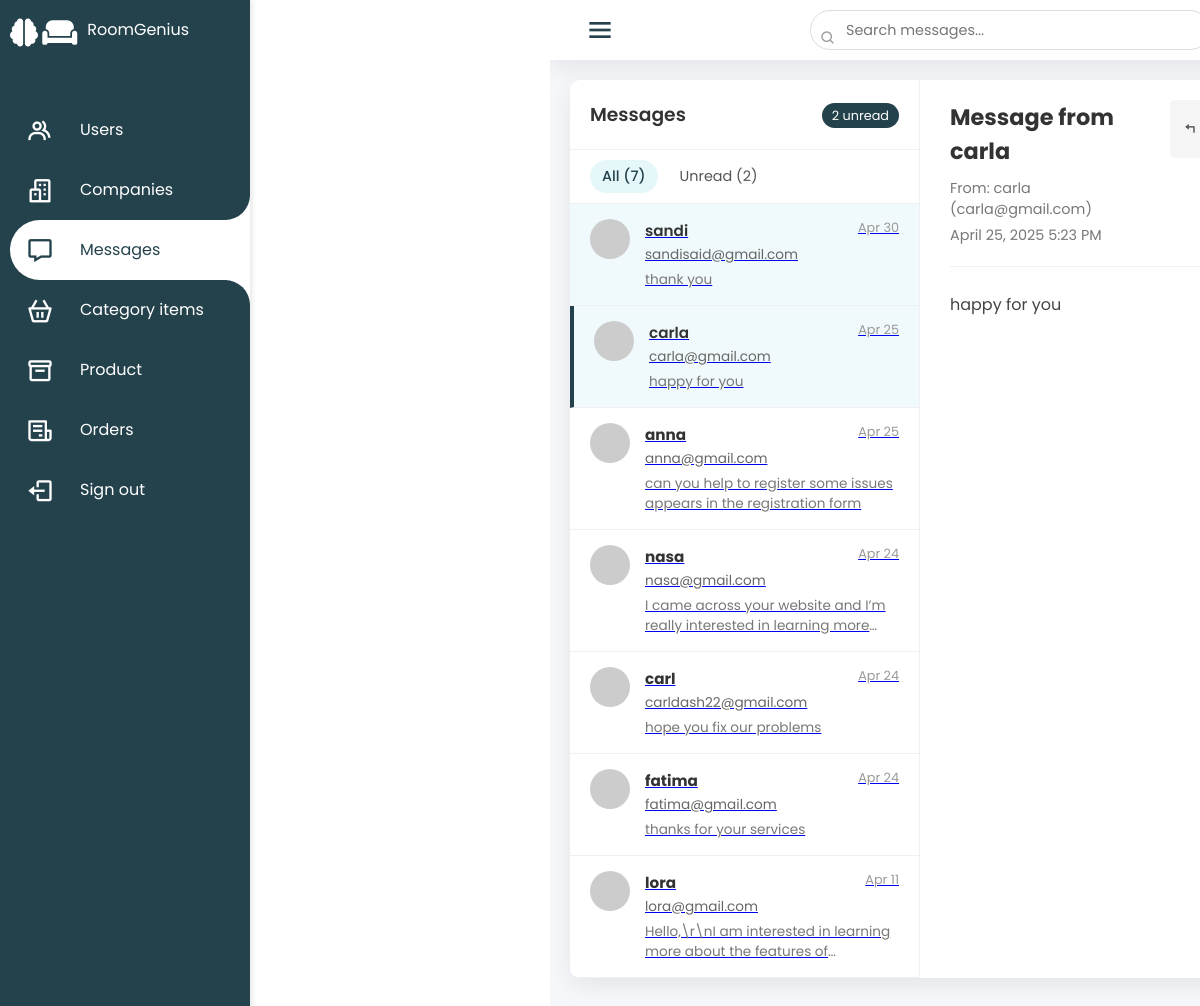
/message.php?view=8, run on the app's committed database.
### tables this page shows
CREATE TABLE `messages` (
  `id` int(11) NOT NULL,
  `name` varchar(255) NOT NULL,
  `email` varchar(255) NOT NULL,
  `message` text NOT NULL,
  `created_at` timestamp NOT NULL DEFAULT current_timestamp(),
  `is_read` tinyint(1) DEFAULT NULL
);

### message.php (the view, shortened to what this page needs)
<?php
$conn = new mysqli("localhost", "root", "", "roomgenius_db");
$filter = isset($_GET['filter']) ? $_GET['filter'] : '';
if ($filter === 'unread') {
    $sql = "SELECT * FROM messages WHERE is_read = 0 ORDER BY created_at DESC";
} else {
    $sql = "SELECT * FROM messages ORDER BY created_at DESC";
}
$result = $conn->query($sql);
$selectedMessage = null;
if (isset($_GET['view'])) {
    $viewId = (int)$_GET['view'];
    $viewSql = "SELECT * FROM messages WHERE id = ?";
    $stmt = $conn->prepare($viewSql);
    $stmt->bind_param("i", $viewId);
    $stmt->execute();
    $selectedResult = $stmt->get_result();
    if ($selectedResult->num_rows > 0) {
        $selectedMessage = $selectedResult->fetch_assoc();
    }
}
$unreadSql = "SELECT COUNT(*) as unread_count FROM messages WHERE is_read = 0";
$unreadResult = $conn->query($unreadSql);
$unreadCount = $unreadResult->fetch_assoc()['unread_count'];
$totalSql = "SELECT COUNT(*) as total_count FROM messages";
$totalResult = $conn->query($totalSql);
$totalCount = $totalResult->fetch_assoc()['total_count'];
?>
<!DOCTYPE html>
<html lang="en">
<head>
    <link href='https://unpkg.com/boxicons@2.1.4/css/boxicons.min.css' rel='stylesheet'>
    <link rel="stylesheet" href="https://cdnjs.cloudflare.com/ajax/libs/font-awesome/6.5.1/css/all.min.css">
    <link rel="stylesheet" href="https://cdn.jsdelivr.net/npm/remixicon/fonts/remixicon.css">
    <link rel="stylesheet" href="admin.css">
    <link rel="stylesheet" href="message.css">
</head>
<body>
    <div class="container">
        <div class="navigation">
            <ul>
                <li><a href="admin.php"><span class="icon"><i class="fas fa-brain"></i> <i class="fas fa-couch"></i></span><span class="title">RoomGenius</span></a></li>
                <li><a href="users.php"><span class="icon"><i class='bx bx-group'></i></span><span class="title">Users</span></a></li>
                <li><a href="companies.php"><span class="icon"><i class='bx bx-buildings'></i></span><span class="title">Companies</span></a></li>
                <li class="active"><a href="message.php"><span class="icon"><i class='bx bx-message'></i></span><span class="title">Messages</span></a></li>
                <li><a href="category_item.php"><span class="icon"><i class='bx bx-basket'></i></span><span class="title">Category items</span></a></li>
                <li><a href="product.php"><span class="icon"><i class='bx bx-box'></i></span><span class="title">Product</span></a></li>
                <li><a href="orders.php"><span class="icon"><i class='bx bx-receipt'></i></span><span class="title">Orders</span></a></li>
                <li><a href=""><span class="icon"><i class='bx bx-log-out'></i></span><span class="title">Sign out</span></a></li>
            </ul>
        </div>
        <div class="main">
            <div class="topbar">
                <div class="toggle"><i class='bx bx-menu'></i></div>
                <div class="search">
                    <label>
                        <input type="text" placeholder="Search messages..." id="search-input">
                        <i class='bx bx-search'></i>
                    </label>
                </div>
            </div>
            <div class="message-container">
                <div class="message-sidebar">
                    <div class="message-header">
                        <h3>Messages</h3>
                        <div class="message-stats">
                            <span class="unread-badge"><?php echo $unreadCount; ?> unread</span>
                        </div>
                    </div>
                    <div class="message-filters">
                        <a href="message.php" class="filter-btn <?php echo !isset($_GET['filter']) ? 'active' : ''; ?>">All (<?php echo $totalCount; ?>)</a>
                        <a href="message.php?filter=unread" class="filter-btn <?php echo isset($_GET['filter']) && $_GET['filter'] == 'unread' ? 'active' : ''; ?>">Unread (<?php echo $unreadCount; ?>)</a>
                    </div>
                    <div class="message-list">
                        <?php
                        if ($result->num_rows > 0) {
                            while($row = $result->fetch_assoc()) {
                                $activeClass = isset($_GET['view']) && $_GET['view'] == $row['id'] ? 'active' : '';
                                $unreadClass = $row['is_read'] == 0 ? 'unread' : '';
                                $messageDate = date('M d', strtotime($row['created_at']));
                                $messagePreview = substr($row['message'], 0, 100) . (strlen($row['message']) > 100 ? '...' : '');
                        ?>
                        <a href="message.php?view=<?php echo $row['id']; ?><?php echo $filter ? '&filter='.$filter : ''; ?>" class="message-item <?php echo $activeClass; ?> <?php echo $unreadClass; ?>" data-id="<?php echo $row['id']; ?>">
                            <div class="message-avatar">
                                <img src="https://via.placeholder.com/40" alt="User">
                            </div>
                            <div class="message-preview">
                                <div class="message-info">
                                    <h4><?php echo htmlspecialchars($row['name']); ?></h4>
                                    <span class="message-time"><?php echo $messageDate; ?></span>
                                </div>
                                <p class="message-subject"><?php echo htmlspecialchars($row['email']); ?></p>
                                <p class="message-excerpt"><?php echo htmlspecialchars($messagePreview); ?></p>
                            </div>
                        </a>
                        <?php
                            }
                        } else {
                            echo '<div class="no-messages">No messages found</div>';
                        }
                        ?>
                    </div>
                </div>
                <div class="message-content">
                    <?php if ($selectedMessage): ?>
                    <div class="message-view">
                        <div class="message-header-detail">
                            <div class="message-title">
                                <h2>Message from <?php echo htmlspecialchars($selectedMessage['name']); ?></h2>
                                <div class="message-meta">
                                    <span class="from">From: <?php echo htmlspecialchars($selectedMessage['name']); ?> (<?php echo htmlspecialchars($selectedMessage['email']); ?>)</span>
                                    <span class="date"><?php echo date('F j, Y g:i A', strtotime($selectedMessage['created_at'])); ?></span>
                                </div>
                            </div>
                            <div class="message-actions">
                                <a href="mailto:<?php echo htmlspecialchars($selectedMessage['email']); ?>" class="action-btn"><i class='bx bx-reply'></i> Reply by Email</a>
                            </div>
                        </div>
                        <div class="message-body">
                            <?php echo nl2br(htmlspecialchars($selectedMessage['message'])); ?>
                        </div>
                    </div>
                    <?php endif; ?>
                </div>
            </div>
        </div>
    </div>
</body>
</html>

### admin.css (style rules this page uses)
* { margin: 0; padding: 0; box-sizing: border-box; font-family: 'Poppins', sans-serif; }
body { min-height: 100vh; overflow-x: hidden; }
.container { position: relative; width: 100%; display: flex; min-height: 100vh; padding: 0; margin: 0; overflow-x: hidden; }
.navigation { position:fixed; width: 300px; height: 100%; background:#24424c; border-left: 10px solid #24424c; transition: 0.5s; overflow-y: auto; z-index: 1000; flex-shrink: 0; }
.navigation { position: fixed; width: 250px; height: 100vh; background: #24424c; transition: all 0.3s ease; overflow-x: hidden; z-index: 1000; box-shadow: 2px 0 5px rgba(0,0,0,0.1); left: 0; }
.navigation ul li a .title { opacity: 1; transition: opacity 0.3s ease; white-space: nowrap; }
.main { position: relative; width: 100%; min-height: 100vh; background: #f5f5f5; transition: all 0.3s ease; padding: 0 !important; margin-left: 250px; overflow-x: hidden; flex-grow: 1; }
.topbar { display: flex; justify-content: space-between; align-items: center; margin-bottom: 20px; padding: 0 20px; width: 100%; box-sizing: border-box; }
.toggle { position: relative; width: 60px; height: 60px; display: flex; justify-content: center; align-items: center; font-size: 2.5em; cursor: pointer; color: #24424c; }
.navigation ul { position:absolute; top: 0; left: 0; width: 100%; }
.navigation ul li { position: relative; width: 100%; list-style: none; border-top-left-radius: 30px; border-bottom-left-radius: 30px; }
.navigation ul li:hover, .navigation ul li.active { background-color: #fff; }
.navigation ul li.active a .title, .navigation ul li.active a .icon { color: #24424c; }
.navigation ul li.active a::before { content: ''; position: absolute; right: 0; top: -50px; width: 50px; height: 50px; background: transparent; border-radius: 50%; box-shadow: 35px 35px 0 10px #fff; pointer-events: none; }
.navigation ul li.active a::after { content: ''; position: absolute; right: 0; bottom: -50px; width: 50px; height: 50px; background: transparent; border-radius: 50%; box-shadow: 35px -35px 0 10px #fff; pointer-events: none; }
.navigation ul li:nth-child(1) { margin-bottom: 40px; pointer-events: none; }
.navigation ul li a { position: relative; display: block; width: 100%; display: flex; text-decoration: none; color: #fff; }
.navigation ul li a .icon { position: relative; display: block; min-width: 60px; height: 60px; line-height: 75px; text-align: center; }
.navigation ul li a .icon i { font-size: 1.75rem; }
.navigation ul li a .title { position: relative; display: block; padding: 0 10px ; height: 60px; line-height: 60px; text-align: start; white-space: nowrap; }

### data on the page
messages: name "sandi", created_at "Apr 30", email "sandisaid@gmail.com", message "thank you"
messages: name "carla", created_at "Apr 25", email "carla@gmail.com", message "happy for you", created_at "April 25, 2025 5:23 PM"
messages: name "anna", created_at "Apr 25", email "anna@gmail.com", message "can you help to register some issues appears in the registration form"
messages: name "nasa", created_at "Apr 24", email "nasa@gmail.com", message "I came across your website and I’m really interested in learning…"
messages: name "carl", created_at "Apr 24", email "carldash22@gmail.com", message "hope you fix our problems"
messages: name "fatima", created_at "Apr 24", email "fatima@gmail.com", message "thanks for your services"
messages: name "lora", created_at "Apr 11", email "lora@gmail.com", message "Hello,\\r\\nI am interested in learning more about the features…"

### other printed values
$unreadCount "2"
$totalCount "7"
